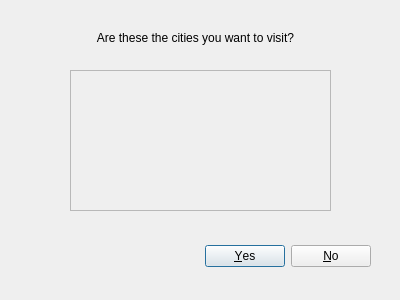
<?xml version="1.0" encoding="UTF-8"?>
<ui version="4.0">
 <class>confirmSelectedCities</class>
 <widget class="QDialog" name="confirmSelectedCities">
  <property name="geometry">
   <rect>
    <x>0</x>
    <y>0</y>
    <width>400</width>
    <height>300</height>
   </rect>
  </property>
  <property name="windowTitle">
   <string/>
  </property>
  <widget class="QDialogButtonBox" name="buttonBox">
   <property name="geometry">
    <rect>
     <x>30</x>
     <y>240</y>
     <width>341</width>
     <height>32</height>
    </rect>
   </property>
   <property name="orientation">
    <enum>Qt::Orientation::Horizontal</enum>
   </property>
   <property name="standardButtons">
    <set>QDialogButtonBox::StandardButton::No|QDialogButtonBox::StandardButton::Yes</set>
   </property>
  </widget>
  <widget class="QLabel" name="label">
   <property name="geometry">
    <rect>
     <x>70</x>
     <y>30</y>
     <width>251</width>
     <height>16</height>
    </rect>
   </property>
   <property name="text">
    <string>Are these the cities you want to visit?</string>
   </property>
   <property name="alignment">
    <set>Qt::AlignmentFlag::AlignCenter</set>
   </property>
  </widget>
  <widget class="QWidget" name="verticalLayoutWidget">
   <property name="geometry">
    <rect>
     <x>70</x>
     <y>70</y>
     <width>261</width>
     <height>141</height>
    </rect>
   </property>
   <layout class="QVBoxLayout" name="verticalLayout">
    <item>
     <widget class="QScrollArea" name="scrollArea">
      <property name="widgetResizable">
       <bool>true</bool>
      </property>
      <widget class="QWidget" name="citiesWidget">
       <property name="geometry">
        <rect>
         <x>0</x>
         <y>0</y>
         <width>257</width>
         <height>137</height>
        </rect>
       </property>
      </widget>
     </widget>
    </item>
   </layout>
  </widget>
 </widget>
 <resources/>
 <connections>
  <connection>
   <sender>buttonBox</sender>
   <signal>accepted()</signal>
   <receiver>confirmSelectedCities</receiver>
   <slot>accept()</slot>
   <hints>
    <hint type="sourcelabel">
     <x>248</x>
     <y>254</y>
    </hint>
    <hint type="destinationlabel">
     <x>157</x>
     <y>274</y>
    </hint>
   </hints>
  </connection>
  <connection>
   <sender>buttonBox</sender>
   <signal>rejected()</signal>
   <receiver>confirmSelectedCities</receiver>
   <slot>reject()</slot>
   <hints>
    <hint type="sourcelabel">
     <x>316</x>
     <y>260</y>
    </hint>
    <hint type="destinationlabel">
     <x>286</x>
     <y>274</y>
    </hint>
   </hints>
  </connection>
 </connections>
</ui>
